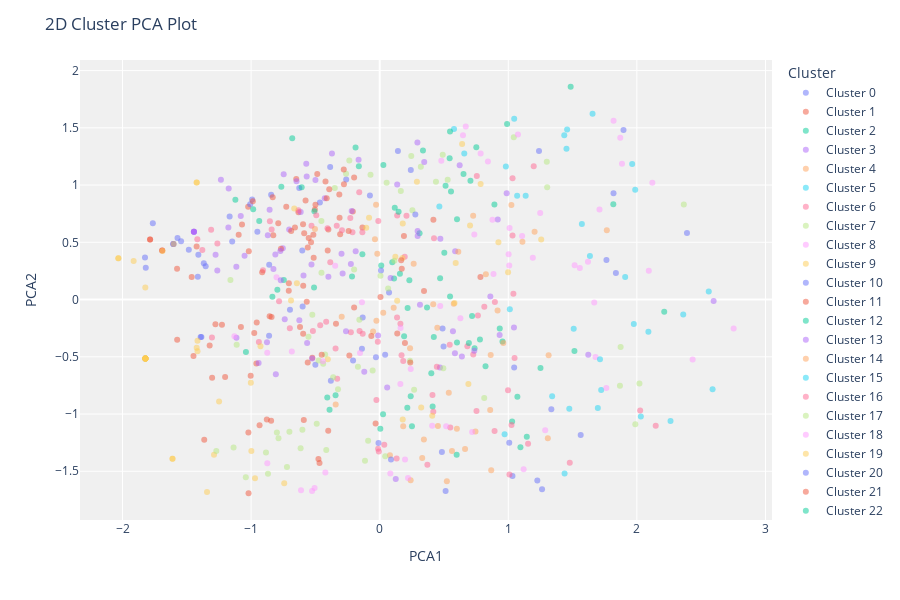
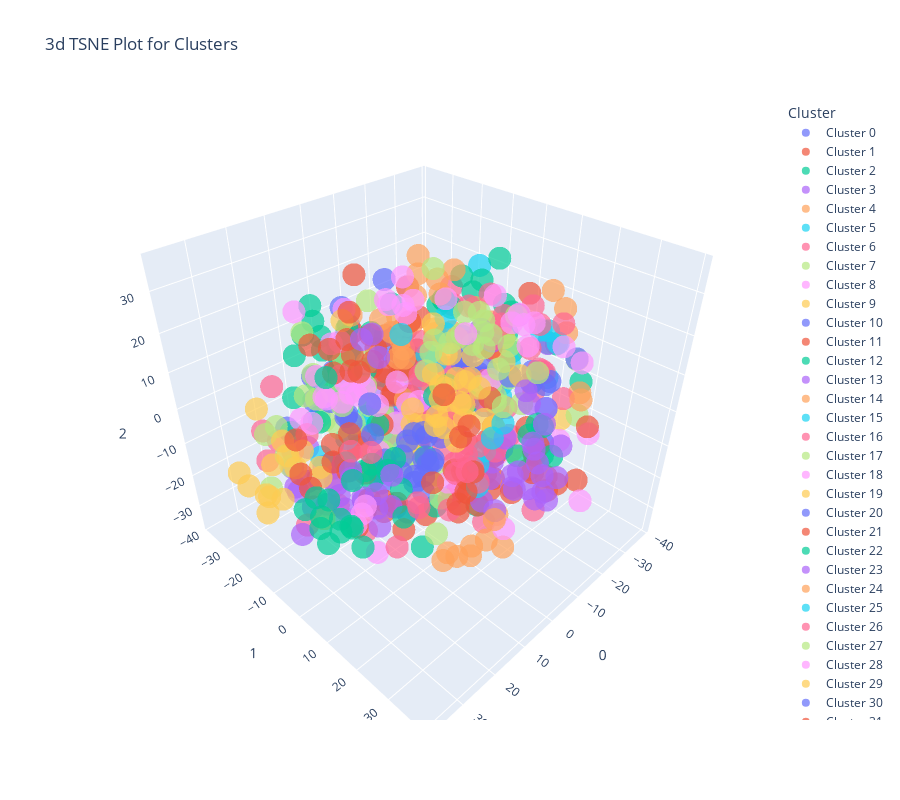

Notebook code for these charts, in order:
### Code cell
plot_model(ap, plot="cluster")
plot_model(ap, plot="tsne")
plot_model(ap, plot="elbow")
plot_model(ap, plot="silhouette")
plot_model(ap, plot="distance")
plot_model(ap, plot="distribution")
